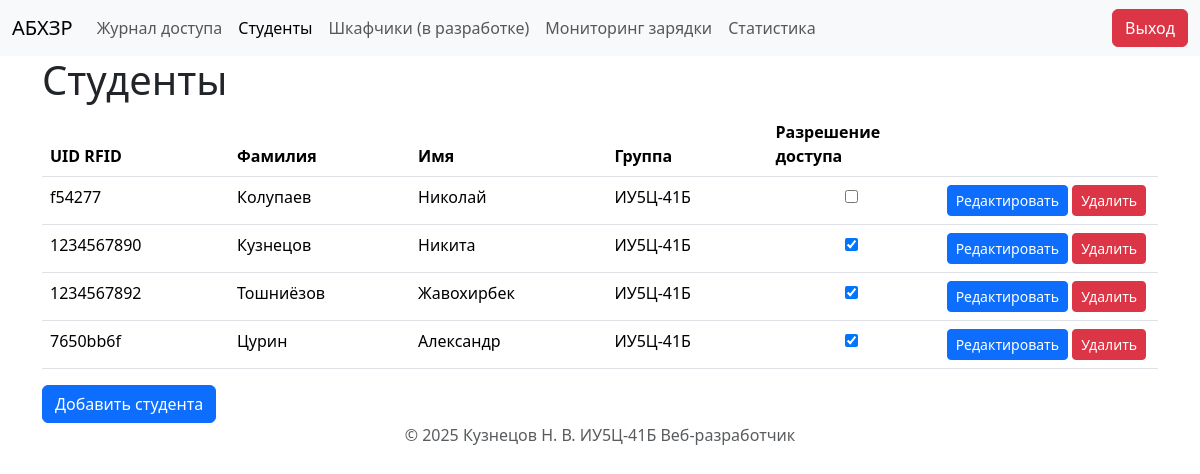
/students/ (signed in), run on an earlier commit of the app's database.
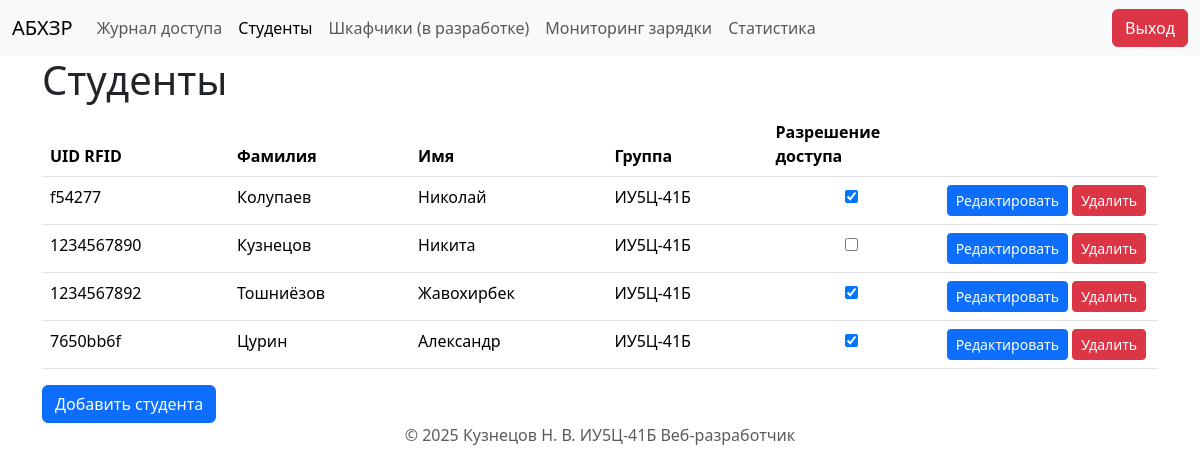
And on a later commit of the database.
### storage/models.py (models this page shows, shortened)
class Student(models.Model):
    group = models.ForeignKey(Group, on_delete=models.SET_NULL, blank=True, null=True, related_name='students')
    rfid_tag = models.CharField(max_length=255, unique=True)
    last_name = models.CharField(max_length=255)
    first_name = models.CharField(max_length=255)
    access = models.BooleanField(default=False)

class Group(models.Model):
    group_name = models.CharField(max_length=255)
    def __str__(self):
        return self.group_name

### storage/views.py (the view)
# urls.py: path('students/', views.students_view, name='students'),
@login_required  # Декоратор, который требует аутентификации пользователя
def students_view(request):
    students = Student.objects.all().order_by('group')
    data = {
        'students': students,  # Список студентов для отображения
        'activate_page': 'students',  # Флаг для активации вкладки "Студенты" в шаблоне
        }
    return render(request, 'pages/students.html', data)

### storage/templates/pages/students.html (shortened to what this page needs)
{% extends "layout.html" %}
{% block content %}
<h1>Студенты</h1>
<table class="table">
    <thead>
        <tr>
            <th class="col">UID RFID</th>
            <th class="col">Фамилия</th>
            <th class="col">Имя</th>
            <th class="col">Группа</th>
            <th class="col" style="width: 15%">Разрешение доступа</th>
            <th class="col" style="width: 20%"></th>
        </tr>
    </thead>
    <tbody>
        {% for stud in students %}
        <tr>
            <td scope="row">{{ stud.rfid_tag }}</td>
            <td scope="row">{{ stud.last_name }}</td>
            <td scope="row">{{ stud.first_name }}</td>
            <td scope="row">{{ stud.group }}</td>
            <td scope="row" class="text-center">
                <input type="checkbox"
                    id="access-{{ stud.id }}"
                    {% if stud.access %}checked{% endif %}
                    onchange="toggleAccess({{ stud.id }}, this.checked)"
                />
            </td>
            <td scope="row" class="text-center">
                <a href="{% url 'upd_student' student_id=stud.id %}" class="btn btn-sm btn-primary">Редактировать</a>
                <a href="{% url 'del_student' student_id=stud.id %}" class="btn btn-sm btn-danger">Удалить</a>
            </td>
        </tr>
        {% empty %}
        <tr>
            <td colspan="6">Нет студентов для отображения.</td>
        </tr>
        {% endfor %}
    </tbody>
</table>
<a href="{% url 'add_student' %}" class="btn btn-primary">Добавить студента</a>
{% endblock content %}

### storage/templates/layout.html (shortened to what this page needs)
{% load static %}
<!DOCTYPE html>
<html>
<head>
	<link href="{% static 'css/bootstrap.min.css' %}" rel="stylesheet">
</head>
<body>
    <header>
        {% block header %}
            {% include "includes/header.html" %}
        {% endblock header %}
    </header>
    <main>
        <div class="container">
            {% block content %}{% endblock content %}
        </div>
    </main>
    <footer>
        {% block footer %}
            {% include "includes/footer.html" %}
        {% endblock footer %}
    </footer>
</body>
</html>

### storage/templates/includes/header.html (shortened to what this page needs)
<nav class="navbar navbar-expand-lg bg-body-tertiary">
    <div class="container-fluid">
        <a class="navbar-brand" href="#">АБХЗР</a>
        <div class="collapse navbar-collapse" id="navbarSupportedContent">
            <ul class="navbar-nav me-auto mb-2 mb-lg-0">
            <li class="nav-item">
                <a class="nav-link {% if activate_page == 'access_logs' %}active{% endif %}" href="{% url 'access_log' %}">Журнал доступа</a>
            <li class="nav-item">
                <a class="nav-link {% if activate_page == 'students' %}active{% endif %}" href="{% url 'students' %}">Студенты</a>
            </li>
            <li class="nav-item">
                <a class="nav-link" href="#" disabled>Шкафчики (в разработке)</a>
            </li>
            <li class="nav-item">
                <a class="nav-link {% if activate_page == 'radioclass_status' %}active{% endif %}" href="{% url 'radioclass_status' %}">Мониторинг зарядки</a>
            </li>
            <li class="nav-item">
                <a class="nav-link {% if activate_page == 'radioclass_statistics' %}active{% endif %}" href="{% url 'radioclass_statistics' %}">Статистика</a>
            </li>
            </ul>
            <a class="btn btn-danger" href="{% url 'logout' %}">Выход</a>
        </div>
    </div>
</nav>

### storage/templates/includes/footer.html
<div class="container-fluid sticky-bottom">
    <div class="row">
        <div class="col text-muted text-center">
            <p>© 2025 Кузнецов Н. В. ИУ5Ц-41Б Веб-разработчик</p>
        </div>
    </div>
</div>

What changed in the data, as far as the page shows it:
changed Student "Колупаев": access "☐" → "☑"
changed Student "Кузнецов": access "☑" → "☐"
